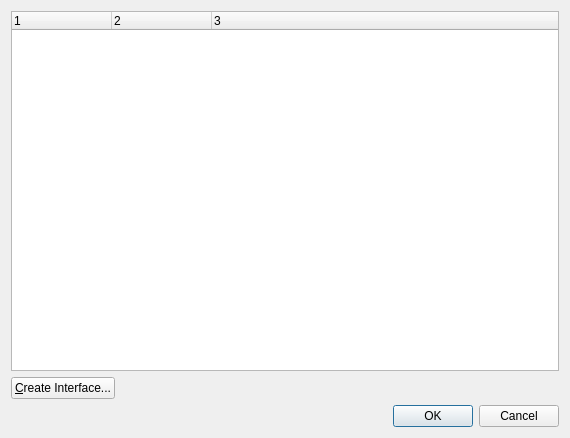
<?xml version="1.0" encoding="UTF-8"?>
<ui version="4.0">
 <class>SelectCanInterfacesDialog</class>
 <widget class="QDialog" name="SelectCanInterfacesDialog">
  <property name="geometry">
   <rect>
    <x>0</x>
    <y>0</y>
    <width>570</width>
    <height>438</height>
   </rect>
  </property>
  <property name="windowTitle">
   <string>Select CAN Interface(s)</string>
  </property>
  <property name="windowIcon">
   <iconset resource="../../cangaroo.qrc">
    <normaloff>:/assets/cangaroo.png</normaloff>:/assets/cangaroo.png</iconset>
  </property>
  <layout class="QVBoxLayout" name="verticalLayout">
   <item>
    <widget class="QWidget" name="widget" native="true">
     <layout class="QVBoxLayout" name="verticalLayout_2">
      <property name="leftMargin">
       <number>0</number>
      </property>
      <property name="topMargin">
       <number>0</number>
      </property>
      <property name="rightMargin">
       <number>0</number>
      </property>
      <property name="bottomMargin">
       <number>0</number>
      </property>
      <item>
       <widget class="QTreeWidget" name="treeWidget">
        <property name="indentation">
         <number>0</number>
        </property>
        <property name="columnCount">
         <number>3</number>
        </property>
        <attribute name="headerDefaultSectionSize">
         <number>100</number>
        </attribute>
        <column>
         <property name="text">
          <string notr="true">1</string>
         </property>
        </column>
        <column>
         <property name="text">
          <string notr="true">2</string>
         </property>
        </column>
        <column>
         <property name="text">
          <string notr="true">3</string>
         </property>
        </column>
       </widget>
      </item>
      <item>
       <widget class="QWidget" name="widget_2" native="true">
        <layout class="QHBoxLayout" name="horizontalLayout">
         <property name="leftMargin">
          <number>0</number>
         </property>
         <property name="topMargin">
          <number>0</number>
         </property>
         <property name="rightMargin">
          <number>0</number>
         </property>
         <property name="bottomMargin">
          <number>0</number>
         </property>
         <item>
          <widget class="QPushButton" name="pushButton">
           <property name="text">
            <string>&amp;Create Interface...</string>
           </property>
          </widget>
         </item>
         <item>
          <spacer name="horizontalSpacer">
           <property name="orientation">
            <enum>Qt::Horizontal</enum>
           </property>
           <property name="sizeHint" stdset="0">
            <size>
             <width>40</width>
             <height>20</height>
            </size>
           </property>
          </spacer>
         </item>
        </layout>
       </widget>
      </item>
     </layout>
    </widget>
   </item>
   <item>
    <widget class="QDialogButtonBox" name="buttonBox">
     <property name="orientation">
      <enum>Qt::Horizontal</enum>
     </property>
     <property name="standardButtons">
      <set>QDialogButtonBox::Cancel|QDialogButtonBox::Ok</set>
     </property>
    </widget>
   </item>
  </layout>
 </widget>
 <resources>
  <include location="../../cangaroo.qrc"/>
 </resources>
 <connections>
  <connection>
   <sender>buttonBox</sender>
   <signal>accepted()</signal>
   <receiver>SelectCanInterfacesDialog</receiver>
   <slot>accept()</slot>
   <hints>
    <hint type="sourcelabel">
     <x>248</x>
     <y>254</y>
    </hint>
    <hint type="destinationlabel">
     <x>157</x>
     <y>274</y>
    </hint>
   </hints>
  </connection>
  <connection>
   <sender>buttonBox</sender>
   <signal>rejected()</signal>
   <receiver>SelectCanInterfacesDialog</receiver>
   <slot>reject()</slot>
   <hints>
    <hint type="sourcelabel">
     <x>316</x>
     <y>260</y>
    </hint>
    <hint type="destinationlabel">
     <x>286</x>
     <y>274</y>
    </hint>
   </hints>
  </connection>
 </connections>
</ui>
